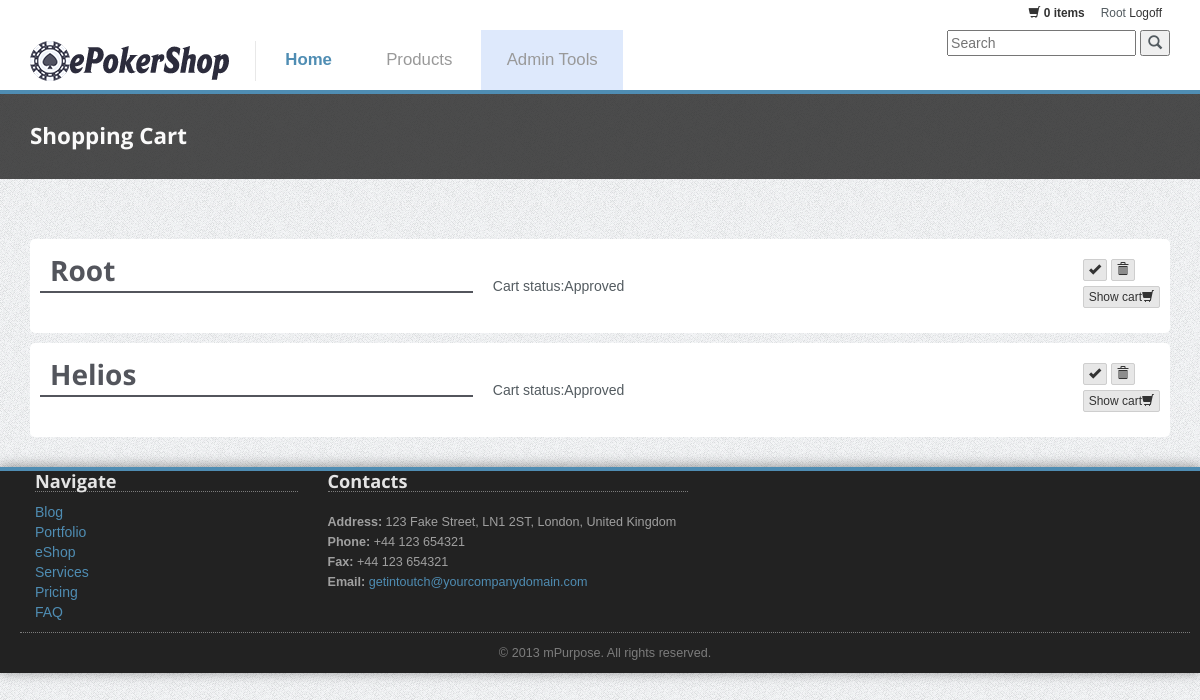
The page /page-admin-cart-manager.php (signed in) on the database its author committed.
### tables this page shows
CREATE TABLE `cart` (
  `ID` int(11) NOT NULL,
  `user_id` int(11) NOT NULL,
  `cart` longtext NOT NULL,
  `Status` varchar(30) NOT NULL
);

CREATE TABLE `users` (
  `ID` int(11) NOT NULL,
  `User_name` varchar(20) NOT NULL,
  `Password` varchar(15) NOT NULL,
  `Privileges` int(11) NOT NULL,
  `Country` varchar(20) DEFAULT NULL,
  `FirstName` varchar(20) DEFAULT NULL,
  `LastName` varchar(20) DEFAULT NULL,
  `Address` varchar(50) DEFAULT NULL,
  `City` varchar(20) DEFAULT NULL,
  `Zip` int(10) DEFAULT NULL,
  `Phone` varchar(15) DEFAULT NULL,
  `Email` varchar(50) DEFAULT NULL
);

### page-admin-cart-manager.php (the view, shortened to what this page needs)
<!DOCTYPE html>
 <html class="no-js">
    <head>
        <link rel="stylesheet" href="css/bootstrap.min.css">
        <link rel="stylesheet" href="css/icomoon-social.css">
        <link rel="stylesheet" href="css/leaflet.css" />
		<link rel="stylesheet" href="css/main.css">
    </head>
    <body>
        <div class="mainmenu-wrapper">
	        <div class="container">
	        	<div class="menuextras">
					<div class="extras">
						<ul>
							<li class="shopping-cart-items"><i class="glyphicon glyphicon-shopping-cart icon-white"></i> <a href="page-shopping-cart.php"><b><?php if(isset($_SESSION['all_in_cart'])){
								echo $_SESSION['all_in_cart'];
							}
							else{
								echo '0';
							}
							?>  items</b></a></li>
			        		<li><?php
			        		if(isset($_SESSION['login_user'])){
							echo $_SESSION['login_user'];
							echo '<a href="page-logoff.php">&nbspLogoff</a>';
							}
							else{
							echo '<a href="page-login.php">Login</a>';
							}
			        		?></li>
			        	</ul>
					</div>
		        </div>
		        <nav id="mainmenu" class="mainmenu">
					<ul>
						<li class="logo-wrapper"><a href="index.php"><img src="img/logo.png" alt="Multipurpose Twitter Bootstrap Template"></a></li>
						<li class="active">
							<a href="index.php">Home</a>
						</li>
						<li>
							<a href="page-products.php">Products</a>
						</li>
						<?php include("admin_tools.php");?>
            <li class="pull-right">
                        <form  method="get" action="page-shopping-search-results.php">
                            <input type="text" name="searchfield" placeholder="Search">
                            <button type="submit" class=" btn-circle"><i class="glyphicon glyphicon-search"></i></button>
                        </form>
                  </li>
					</ul>
				</nav>
			</div>
		</div>
		<div class="section section-breadcrumbs">
			<div class="container">
				<div class="row">
					<div class="col-md-12">
						<h1>Shopping Cart</h1>
					</div>
				</div>
			</div>
		</div>
        <div class="section">
	    	<div class="container">
				<div class="row">
					<div class="col-md-12">
						<table class="shopping-cart">
							<?php
								$servername = "localhost";
								$username = "root";
								$password = "";
								$dbname = "prekes";
								$user_carts=array();
								$conn = new mysqli($servername, $username, $password, $dbname);
                $sqllll="SELECT user_id,cart FROM cart";
                $resultttt = $conn->query($sqllll);
                if ($resultttt->num_rows > 0) {
                    while($rrrrow = $resultttt->fetch_assoc()){
									$sqlll = "SELECT user_id,cart,Status FROM cart WHERE user_id='".$rrrrow['user_id']."'";
									$resulttt = $conn->query($sqlll);
									if ($resulttt->num_rows > 0) {
										while($rrrow = $resulttt->fetch_assoc()){
											$sqll=$rrrow['cart'];
                      $status=$rrrow['Status'];
											$resultt = $conn->query($sqll);
											if($rrrow['cart']!=' '){
												if ($resultt->num_rows > 0) {
													while($rrow = $resultt->fetch_assoc()) {
														$user_carts['cart'][$rrow['id']]['quantity']=$rrow['quant'];
													}
												}
											}
											else{
												echo '<tr><td>No cart saved<td></tr>';
											}
										}
									}
                  if(isset($user_carts['cart'])){
                    $sqlusr="SELECT User_name,ID,Country,FirstName,LastName,Address,City,Zip,Phone,Email FROM users WHERE ID='".$rrrrow['user_id']."'";
                  $resultusr=$conn->query($sqlusr);
                  $rowusr=$resultusr->fetch_assoc();
                  echo '
                  <tr>
                            <td>
                            <h2><div class="cart-item-title">'.$rowusr['User_name'].'</div></h2>
                            </td>
                            <td>Cart status:'.$status.'</td>
                            <td class="actions">
                            <form method="post" action="">
                             <button type="submit"  class="btn btn-xs btn-grey" name="approve" value="'.$rowusr['ID'].'"><i class="glyphicon glyphicon-ok"></i></button>
                              <button type="submit" class="btn btn-xs btn-grey" name="reject" value="'.$rowusr['ID'].'"><i class="glyphicon glyphicon-trash"></i></button>
                              <button type="button" class="btn btn-xs btn-grey" id=".'.$rowusr['User_name'].'" onClick="showCart(this.id)">Show cart<i class="glyphicon glyphicon-shopping-cart"></i></button>
                            </td>
                          </tr>
                          <tr class="carts '.$rowusr['User_name'].'"><td>
                                    '.$rowusr['Country'].'
                                    '.$rowusr['FirstName'].'
                                    '.$rowusr['LastName'].'
                                    '.$rowusr['Address'].'
                                    '.$rowusr['City'].'
                                    '.$rowusr['Zip'].'
                                <div class="col-md-12">'.$rowusr['Phone'].'</div>
                                <div class="col-md-12">'.$rowusr['Email'].'</div>
                          </td></tr>
                          ';
                }
                else{
                  echo '<tr><td>No items in cart<td></tr>';
                }
                }
              }
							?>
						</table>
					</div>
				</div>
			</div>
	    <div class="footer">
	    	<div class="container">
		    	<div class="row">
		    		<div class="col-footer col-md-3 col-xs-6">
		    			<h3>Navigate</h3>
		    			<ul class="no-list-style footer-navigate-section">
		    				<li><a href="page-blog-posts.html">Blog</a></li>
		    				<li><a href="page-portfolio-3-columns-2.html">Portfolio</a></li>
		    				<li><a href="page-products-3-columns.html">eShop</a></li>
		    				<li><a href="page-services-3-columns.html">Services</a></li>
		    				<li><a href="page-pricing.html">Pricing</a></li>
		    				<li><a href="page-faq.html">FAQ</a></li>
		    			</ul>
		    		</div>
		    		<div class="col-footer col-md-4 col-xs-6">
		    			<h3>Contacts</h3>
		    			<p class="contact-us-details">
	        				<b>Address:</b> 123 Fake Street, LN1 2ST, London, United Kingdom<br/>
	        				<b>Phone:</b> +44 123 654321<br/>
	        				<b>Fax:</b> +44 123 654321<br/>
	        				<b>Email:</b> <a href="mailto:getintoutch@yourcompanydomain.com">getintoutch@yourcompanydomain.com</a>
	        			</p>
		    		</div>
		    	<div class="row">
		    		<div class="col-md-12">
		    			<div class="footer-copyright">&copy; 2013 mPurpose. All rights reserved.</div>
		    		</div>
		    	</div>
		    </div>
	    </div>
    </body>
</html>

### admin_tools.php
<?php
						if(isset($_SESSION['Privileges'])){
							if($_SESSION['Privileges']==1) {
								echo '<li class="has-submenu">
							<a style="background-color:#dee9fc ;">Admin Tools</a>
							<div class="mainmenu-submenu">
								<div class="mainmenu-submenu-inner">
									<div>
										<h4>Actions</h4>
										<ul>
											<li><a href="category-edit.php">Category edit <i class="glyphicon glyphicon-pencil"></i></a></li>
											<li><a href="attribute-edit.php">Attribute edit <i class="glyphicon glyphicon-fire"></i></a></li>
											<li><a href="product-details-admin-new.php">Add new item <i class="glyphicon glyphicon-plus"></i></a></li>
											<li><a href="page-admin-cart-manager.php">Manage orders <i class="glyphicon glyphicon-credit-card"></i></a></li>
										</ul>
									</div>
								</div>
							</div>
						</li>';
							}
							}
						?>

### css/main.css (style rules this page uses)
body { background: url(../img/page-background.png); }
.section { padding: 30px 0; -webkit-transform: translateZ(0); -moz-transform: translateZ(0); -o-transform: translateZ(0); -ms-transform: translateZ(0); transform: translateZ(0); }
.section .container:first-child h1, .section .container:first-child h2, .section .container:first-child h3 { margin-top: 0; font-weight: 700; }
ul.no-list-style { list-style-type: none; margin-left: 0; }
ul.no-list-style li { line-height: 28px; }
body { font-family: Arial, Helvetica, sans-serif; font-size: 14px; line-height: 20px; color: #535b60; }
h1 { color: #53555c; font-family: 'Open Sans', sans-serif; font-weight: 800; }
h2 { color: #53555c; font-family: 'Open Sans', sans-serif; font-size: 2em; border-bottom: 2px solid #53555c; line-height: 1.5em; margin: 30px 0; padding-left: 10px; }
h3 { font-family: 'Open Sans', sans-serif; color: #53555c; font-size: 1.5em; }
a { color: #4f8db3; }
.contact-us-details { margin: 20px 0; font-size: 0.9em; }
.shopping-cart { margin: 10px 0 0 0; width: 100%; border-collapse: separate; border-spacing: 0 10px; }
.shopping-cart tr { background: #FFF; }
.shopping-cart td { padding: 10px; }
.shopping-cart td:first-child { -webkit-border-radius: 5px 0 0 5px; -webkit-background-clip: padding-box; -moz-border-radius: 5px 0 0 5px; -moz-background-clip: padding; border-radius: 5px 0 0 5px; background-clip: padding-box; margin-left: 10px; }
.shopping-cart td:last-child { -webkit-border-radius: 0 5px 5px 0; -webkit-background-clip: padding-box; -moz-border-radius: 0 5px 5px 0; -moz-background-clip: padding; border-radius: 0 5px 5px 0; background-clip: padding-box; margin-right: 10px; }
.shopping-cart .actions { width: 80px; }
.shopping-cart .actions .btn { margin-bottom: 5px; }
.section-breadcrumbs { background: #222; background: rgba(34, 34, 34, 0.8); margin-bottom: 10px; }
.section-breadcrumbs h1 { color: #FAFAFA; font-size: 1.6em; margin-bottom: 0; text-transform: none; }
.footer { background: #222; color: #A0A0A0; padding: 0 20px 10px 20px; border-top: 4px solid #4f8db3; margin-top: 20px; -webkit-box-shadow: 0 -1px 12px rgba(0,0,0,0.4); -moz-box-shadow: 0 -1px 12px rgba(0,0,0,0.4); box-shadow: 0 -1px 12px rgba(0,0,0,0.4); color: 0 -1px 12px rgba(0,0,0,0.4); }
.footer h3 { color: #E4E4E4; font-size: 1.3em; border-bottom: 1px dotted #7C7C7C; }
.footer ul { padding: 0; }
.footer-navigate-section li { line-height: 20px !important; }
.footer-copyright { text-align: center; color: #7C7C7C; border-top: 1px dotted #7C7C7C; padding-top: 10px; font-size: 0.9em; }
.mainmenu li.logo-wrapper a { border-right: 1px solid #E8E8E8; padding-left: 0; padding-top: 0; padding-bottom: 0; }
.mainmenu-wrapper { background-color: #FFF; border-bottom: 4px solid #4f8db3; z-index: 4; }
.mainmenu { width: 100%; }
.mainmenu ul { margin: 0; padding: 0; list-style-type: none; }
.mainmenu > ul, .mainmenu .mainmenu-submenu-inner { margin: 0 auto; }
.mainmenu > ul > li, .mainmenu .mainmenu-submenu-inner > li { display: inline-block; *display: inline; }
.mainmenu > ul > li > a, .mainmenu .mainmenu-submenu-inner > li > a { font-size: 1.2em; padding: 1.2em 1.5em; color: #999; display: inline-block; text-decoration: none; }
.mainmenu > ul > li.active > a, .mainmenu .mainmenu-submenu-inner > li.active > a { color: #4f8db3; font-weight: 600 !important; }
.menuextras { font-size: 0.85em; height: 30px; }
.menuextras ul { margin: 0; padding: 0; list-style-type: none; float: right; padding: 3px 0; }
.menuextras li { float: left; padding: 0 8px; }
.menuextras .extras li { padding: 0 8px; }
.menuextras .extras li a { color: #333; }
.menuextras .extras .shopping-cart-items i { color: #333; }
.btn { border: 1px solid #4f8db3; -webkit-border-radius: 2px; -webkit-background-clip: padding-box; -moz-border-radius: 2px; -moz-background-clip: padding; border-radius: 2px; background-clip: padding-box; color: #FFFFFF; cursor: pointer; display: inline-block; text-transform: none; -webkit-transition: all .25s ease; -moz-transition: all .25s ease; -o-transition: all .25s ease; -ms-transition: all .25s ease; transition: all .25s ease; text-align: center; background: none repeat scroll 0 0 #4f8db3; text-shadow: none; box-shadow: none; color: #FFF; white-space: nowrap; }
.btn-grey { border: 1px solid #cecece; color: #333; background: none repeat scroll 0 0 #E7E7E7; }

### rows shown on the page
cart: user.User_name "Root", Status "Approved"
cart: user.User_name "Helios", Status "Approved"

### other values the page prints
$_SESSION['login_user'] "Root"
